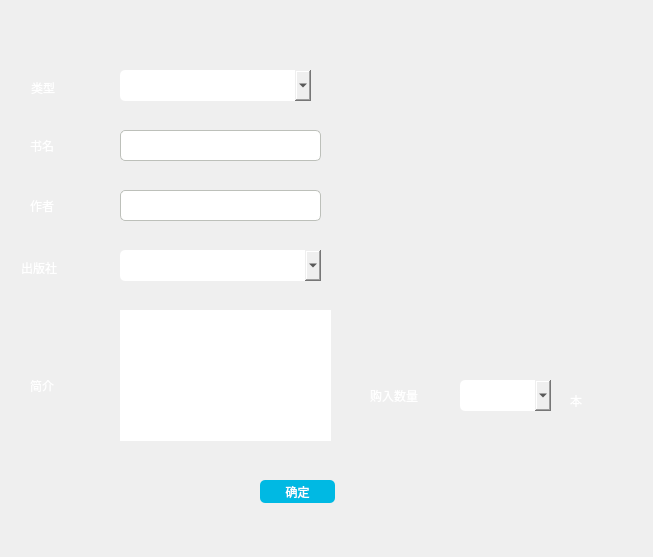
<?xml version="1.0" encoding="UTF-8"?>
<ui version="4.0">
 <class>AddBook2</class>
 <widget class="QDialog" name="AddBook2">
  <property name="geometry">
   <rect>
    <x>0</x>
    <y>0</y>
    <width>653</width>
    <height>557</height>
   </rect>
  </property>
  <property name="windowTitle">
   <string>Dialog</string>
  </property>
  <property name="styleSheet">
   <string notr="true">border-radius:5px</string>
  </property>
  <widget class="QPushButton" name="pushButton">
   <property name="geometry">
    <rect>
     <x>260</x>
     <y>480</y>
     <width>75</width>
     <height>23</height>
    </rect>
   </property>
   <property name="styleSheet">
    <string notr="true">color: rgb(255, 255, 255);
font: 9pt &quot;微软雅黑&quot;;
background-color: rgb(0, 185, 227);
border-radius:5px;
width:71px;
 height:22px;</string>
   </property>
   <property name="text">
    <string>确定</string>
   </property>
  </widget>
  <widget class="QComboBox" name="comboBox">
   <property name="geometry">
    <rect>
     <x>120</x>
     <y>70</y>
     <width>191</width>
     <height>31</height>
    </rect>
   </property>
  </widget>
  <widget class="QLabel" name="label_6">
   <property name="geometry">
    <rect>
     <x>570</x>
     <y>380</y>
     <width>61</width>
     <height>41</height>
    </rect>
   </property>
   <property name="styleSheet">
    <string notr="true">font: 75 10pt &quot;Microsoft JhengHei UI&quot;;
font: 12pt &quot;微软雅黑&quot;;
color: rgb(255, 255, 255);
</string>
   </property>
   <property name="text">
    <string>本</string>
   </property>
  </widget>
  <widget class="QComboBox" name="comboBox_2">
   <property name="geometry">
    <rect>
     <x>120</x>
     <y>250</y>
     <width>201</width>
     <height>31</height>
    </rect>
   </property>
  </widget>
  <widget class="QLabel" name="label_3">
   <property name="geometry">
    <rect>
     <x>30</x>
     <y>190</y>
     <width>61</width>
     <height>31</height>
    </rect>
   </property>
   <property name="styleSheet">
    <string notr="true">font: 75 10pt &quot;Microsoft JhengHei UI&quot;;
font: 12pt &quot;微软雅黑&quot;;
color: rgb(255, 255, 255);
</string>
   </property>
   <property name="text">
    <string>作者</string>
   </property>
  </widget>
  <widget class="QLineEdit" name="lineEdit_2">
   <property name="geometry">
    <rect>
     <x>120</x>
     <y>130</y>
     <width>201</width>
     <height>31</height>
    </rect>
   </property>
   <property name="styleSheet">
    <string notr="true">border-radius:5px;

border:1 solid #BDC0BA;
height:20px</string>
   </property>
  </widget>
  <widget class="QLineEdit" name="lineEdit_3">
   <property name="geometry">
    <rect>
     <x>120</x>
     <y>190</y>
     <width>201</width>
     <height>31</height>
    </rect>
   </property>
   <property name="styleSheet">
    <string notr="true">border-radius:5px;

border:1 solid #BDC0BA;
height:20px</string>
   </property>
  </widget>
  <widget class="QLabel" name="label_4">
   <property name="geometry">
    <rect>
     <x>21</x>
     <y>252</y>
     <width>71</width>
     <height>31</height>
    </rect>
   </property>
   <property name="styleSheet">
    <string notr="true">font: 75 10pt &quot;Microsoft JhengHei UI&quot;;
font: 12pt &quot;微软雅黑&quot;;
color: rgb(255, 255, 255);
</string>
   </property>
   <property name="text">
    <string>出版社</string>
   </property>
  </widget>
  <widget class="QLabel" name="label_5">
   <property name="geometry">
    <rect>
     <x>30</x>
     <y>370</y>
     <width>61</width>
     <height>31</height>
    </rect>
   </property>
   <property name="styleSheet">
    <string notr="true">font: 75 10pt &quot;Microsoft JhengHei UI&quot;;
font: 12pt &quot;微软雅黑&quot;;
color: rgb(255, 255, 255);
</string>
   </property>
   <property name="text">
    <string>简介</string>
   </property>
  </widget>
  <widget class="QLabel" name="label_7">
   <property name="geometry">
    <rect>
     <x>370</x>
     <y>380</y>
     <width>91</width>
     <height>31</height>
    </rect>
   </property>
   <property name="styleSheet">
    <string notr="true">font: 75 10pt &quot;Microsoft JhengHei UI&quot;;
font: 12pt &quot;微软雅黑&quot;;
color: rgb(255, 255, 255);
</string>
   </property>
   <property name="text">
    <string>购入数量</string>
   </property>
  </widget>
  <widget class="QLabel" name="label">
   <property name="geometry">
    <rect>
     <x>31</x>
     <y>72</y>
     <width>61</width>
     <height>31</height>
    </rect>
   </property>
   <property name="styleSheet">
    <string notr="true">font: 75 10pt &quot;Microsoft JhengHei UI&quot;;
font: 12pt &quot;微软雅黑&quot;;
color: rgb(255, 255, 255);
</string>
   </property>
   <property name="text">
    <string>类型</string>
   </property>
  </widget>
  <widget class="QLabel" name="label_2">
   <property name="geometry">
    <rect>
     <x>30</x>
     <y>130</y>
     <width>51</width>
     <height>31</height>
    </rect>
   </property>
   <property name="styleSheet">
    <string notr="true">font: 75 10pt &quot;Microsoft JhengHei UI&quot;;
font: 12pt &quot;微软雅黑&quot;;
color: rgb(255, 255, 255);
</string>
   </property>
   <property name="text">
    <string>书名</string>
   </property>
  </widget>
  <widget class="QComboBox" name="comboBox_3">
   <property name="geometry">
    <rect>
     <x>460</x>
     <y>380</y>
     <width>91</width>
     <height>31</height>
    </rect>
   </property>
  </widget>
  <widget class="QTextEdit" name="textEdit">
   <property name="geometry">
    <rect>
     <x>120</x>
     <y>310</y>
     <width>211</width>
     <height>131</height>
    </rect>
   </property>
  </widget>
 </widget>
 <resources/>
 <connections/>
</ui>
